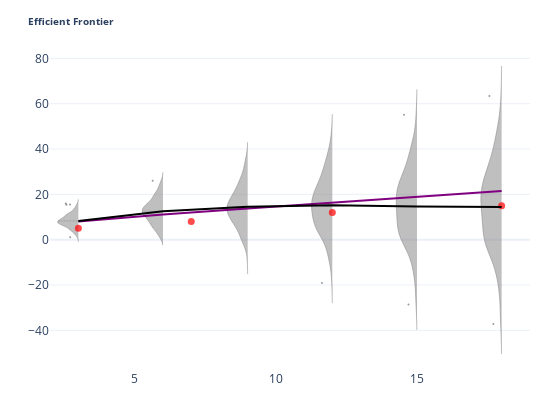

Notebook code for this chart:
### Code cell
ref_df = pd.concat(ref_,axis=1).transpose()

mean_ref = ref_df.mean(axis=0)
traces=[]
temp = eff.iloc[2:]
traces.append(go.Scatter(x=eff_v.index,y=eff_v,mode='lines',line={'color':'purple'}))
traces.append(go.Scatter(x=expvol,y=expret,mode='markers',marker={'size':7,'color':'red'},opacity=0.7))
traces.append(go.Scatter(x=mean_ref.index,y=mean_ref,mode='lines',line={'color':'black'}))
for c in [3,6,9,12,15,18]:
     traces.append(go.Violin(y=ref_df.loc[:,c],jitter=0.2,pointpos=-0.5,
            points='outliers',name=c,side='negative',meanline_visible=True,
            marker={'size':2,'color':'black','opacity':0.4},line={'width':0.5,'color':'gray'}))
scat(traces)

### Figure 1 — Plotly figure (JSON) as saved in the notebook; plotly's stock layout.template omitted (floating-point values rounded to 4 significant figures; data arrays with more than 128 entries replaced by an {"elided": "..."} marker saying what was removed)
{"data": [{"line": {"color": "purple"}, "mode": "lines", "type": "scatter", "x": [3, 6, 9, 12, 15, 18], "y": [8.0, 11.08, 13.75, 16.35, 18.94, 21.51]}, {"marker": {"color": "red", "size": 7}, "mode": "markers", "opacity": 0.7, "type": "scatter", "x": [3, 7, 12, 18], "y": [5, 8, 12, 15]}, {"line": {"color": "black"}, "mode": "lines", "type": "scatter", "x": [3, 6, 9, 12, 15, 18], "y": [8.256, 12.57, 14.51, 15.23, 14.59, 14.44]}, {"jitter": 0.2, "line": {"color": "gray", "width": 0.5}, "marker": {"color": "black", "opacity": 0.4, "size": 2}, "meanline": {"visible": true}, "name": "3", "pointpos": -0.5, "points": "outliers", "side": "negative", "type": "violin", "y": {"elided": "200 float values"}}, {"jitter": 0.2, "line": {"color": "gray", "width": 0.5}, "marker": {"color": "black", "opacity": 0.4, "size": 2}, "meanline": {"visible": true}, "name": "6", "pointpos": -0.5, "points": "outliers", "side": "negative", "type": "violin", "y": {"elided": "200 float values"}}, {"jitter": 0.2, "line": {"color": "gray", "width": 0.5}, "marker": {"color": "black", "opacity": 0.4, "size": 2}, "meanline": {"visible": true}, "name": "9", "pointpos": -0.5, "points": "outliers", "side": "negative", "type": "violin", "y": {"elided": "200 float values"}}, {"jitter": 0.2, "line": {"color": "gray", "width": 0.5}, "marker": {"color": "black", "opacity": 0.4, "size": 2}, "meanline": {"visible": true}, "name": "12", "pointpos": -0.5, "points": "outliers", "side": "negative", "type": "violin", "y": {"elided": "200 float values"}}, {"jitter": 0.2, "line": {"color": "gray", "width": 0.5}, "marker": {"color": "black", "opacity": 0.4, "size": 2}, "meanline": {"visible": true}, "name": "15", "pointpos": -0.5, "points": "outliers", "side": "negative", "type": "violin", "y": {"elided": "200 float values"}}, {"jitter": 0.2, "line": {"color": "gray", "width": 0.5}, "marker": {"color": "black", "opacity": 0.4, "size": 2}, "meanline": {"visible": true}, "name": "18", "pointpos": -0.5, "points": "outliers", "side": "negative", "type": "violin", "y": {"elided": "200 float values"}}], "layout": {"height": 400, "margin": {"b": 30, "l": 50, "r": 20, "t": 50}, "showlegend": false, "title": {"font": {"size": 10}, "text": "<b>Efficient Frontier </b> ", "xanchor": "left"}, "width": 550}}
